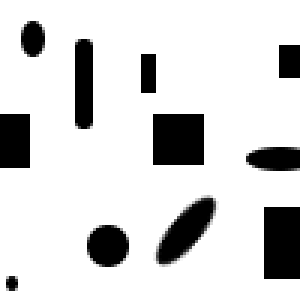
#> input picture StereoVision/data/data_left.png, 100 x 100 px, found by its file name (shown 3 times larger)
$ python sgm.py
#> lines starting #> are read from the running program, lines starting #| are printed output that depends on the picture
import cv2
import numpy as np
from numba import njit, prange
from tqdm import tqdm

def compute_initial_cost(left, right, max_disparity, reverse=False):
    height, width = left.shape
    cost_volume = np.zeros((height, width, max_disparity), dtype=np.float32)

    if not reverse:
        for d in range(max_disparity):
            shifted_right = np.roll(right, d, axis=1)
            shifted_right[:, :d] = 255
            cost = np.abs(left - shifted_right)
            cost_volume[:, :, d] = cost
    else:
        for d in range(max_disparity):
            shifted_right = np.roll(right, -d, axis=1)
            shifted_right[:, -d:] = 255
            cost = np.abs(left - shifted_right)
            cost_volume[:, :, d] = cost

    return cost_volume

def aggregate_cost(cost_volume, P1, P2):
    height, width, max_disparity = cost_volume.shape

    direction_map = np.array([
        (-1, 0),
        (0, 1),
        (1, 0),
        (0, -1),
        (-1, 1),
        (1, 1),
        (1, -1),
        (-1, -1)
    ])

    aggregated_cost = np.zeros_like(cost_volume, dtype=np.float32)

    for dy, dx in tqdm(direction_map):
        direction_cost = np.zeros_like(cost_volume, dtype=np.float32)

        if dy >= 0 and dx >= 0:
            y_range = range(height)
            x_range = range(width)
        elif dy >= 0 and dx < 0:
            y_range = range(height)
            x_range = range(width-1, -1, -1)
        elif dy < 0 and dx >= 0:
            y_range = range(height-1, -1, -1)
            x_range = range(width)
        else:
            y_range = range(height-1, -1, -1)
            x_range = range(width-1, -1, -1)

        for y in y_range:
            for x in x_range:
                prev_y = y - dy
                prev_x = x - dx

                if prev_y < 0 or prev_y >= height or prev_x < 0 or prev_x >= width:
                    direction_cost[y, x, :] = cost_volume[y, x, :]
                else:
                    cost = cost_volume[y, x, :]

                    prev_cost = direction_cost[prev_y, prev_x, :]
                    prev_cost_d_minus = np.empty_like(prev_cost)
                    prev_cost_d_minus[1:] = prev_cost[:-1]
                    prev_cost_d_minus[0] = np.inf

                    prev_cost_d_plus = np.empty_like(prev_cost)
                    prev_cost_d_plus[:-1] = prev_cost[1:]
                    prev_cost_d_plus[-1] = np.inf

                    prev_min_cost = np.min(prev_cost)

                    min_cost = np.minimum(prev_cost, prev_cost_d_minus + P1)
                    min_cost = np.minimum(min_cost, prev_cost_d_plus + P1)
                    min_cost = np.minimum(min_cost, prev_min_cost + P2)

                    direction_cost[y, x, :] = cost + min_cost - prev_min_cost

        aggregated_cost += direction_cost

    return aggregated_cost

def select_disparity(aggregated_cost):
    disparity_map = np.argmin(aggregated_cost, axis=2).astype(np.int32)
    return disparity_map

def compute_sgm(left, right, max_disparity, P1=10, P2=120, reverse=True):
    cost_volume = compute_initial_cost(left, right, max_disparity, reverse)

    aggregated_cost = aggregate_cost(cost_volume, P1, P2)

    disparity_map = select_disparity(aggregated_cost)

    return disparity_map


if __name__ == "__main__":
    import matplotlib.pyplot as plt
    left = cv2.imread('data/data_left.png', cv2.IMREAD_GRAYSCALE).astype(np.int32)
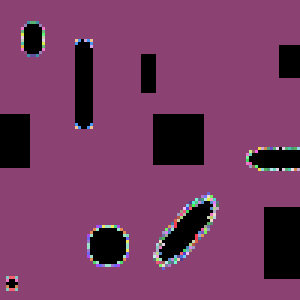
#> left: shape (100, 100) int32 (shown 3 times larger); 105 distinct labels, from 0 to 255; one colour per label, 0 black
    right = cv2.imread('data/data_right.png', cv2.IMREAD_GRAYSCALE).astype(np.int32)
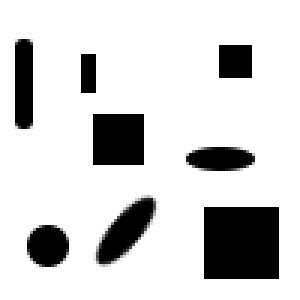
#> input picture StereoVision/data/data_right.png, 100 x 100 px, found by its file name (shown 3 times larger)
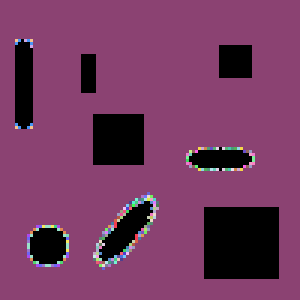
#> right: shape (100, 100) int32 (shown 3 times larger); 100 distinct labels, from 0 to 255; one colour per label, 0 black

    left = cv2.imread('data/left.png', cv2.IMREAD_GRAYSCALE)
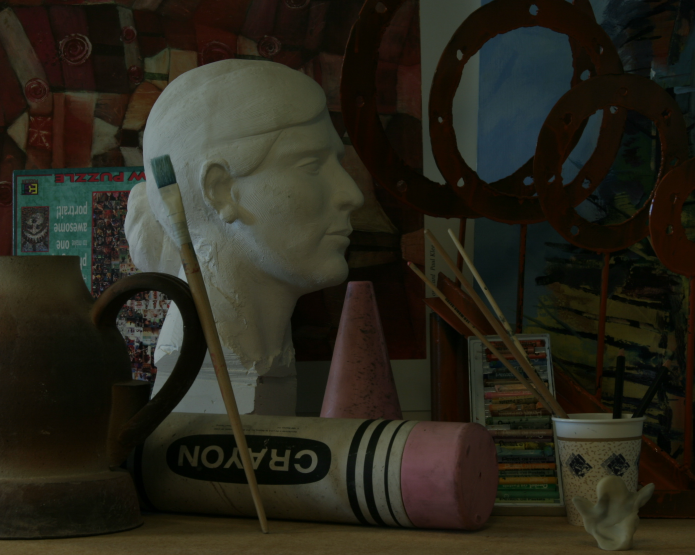
#> input picture StereoVision/data/left.png, 1390 x 1110 px, found by its file name (shown at 1/2 size)
#> left: shape (1110, 1390); min 0, max 153, mean 36.3
    right = cv2.imread('data/right.png', cv2.IMREAD_GRAYSCALE)
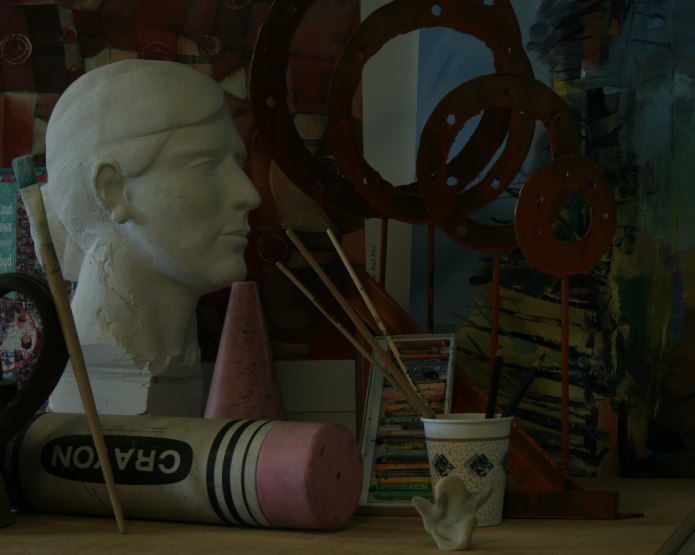
#> input picture StereoVision/data/right.png, 1390 x 1110 px, found by its file name (shown at 1/2 size)
#> right: shape (1110, 1390); min 0, max 154, mean 34.9
    left = cv2.resize(left, (0, 0), fx=0.1, fy=0.1, interpolation=cv2.INTER_CUBIC).astype(np.int32)
#> left: shape (111, 139) int32
    right = cv2.resize(right, (0, 0), fx=0.1, fy=0.1, interpolation=cv2.INTER_CUBIC).astype(np.int32)
#> right: shape (111, 139) int32

    np.set_printoptions(threshold=1000000)

    disparity_map = compute_sgm(left, right, 32)
#> after the loop in compute_initial_cost, `for d in range(max_disparity):`:
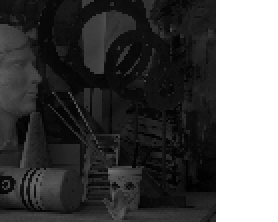
#> shifted_right: shape (111, 139) int32 (shown 2 times larger); min 1, max 255, mean 79.7

    plt.figure(figsize=(20, 5))

    plt.subplot(121)
    plt.imshow(disparity_map, cmap='jet', vmin=0, vmax=31)
    plt.colorbar(label='Cost')
    plt.title('Disparity Map')
    plt.axis('off')

    plt.subplot(122)
    plt.imshow(cv2.addWeighted(left, 0.5, right, 0.5, 0), cmap='gray')
    plt.title('Merged Image')
    plt.axis('off')

    plt.tight_layout()
    plt.show()
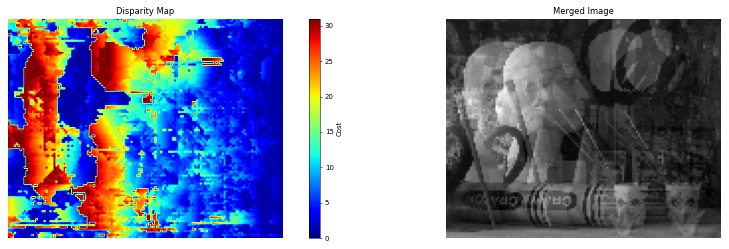
#> figure drawn by matplotlib, 3 panels
